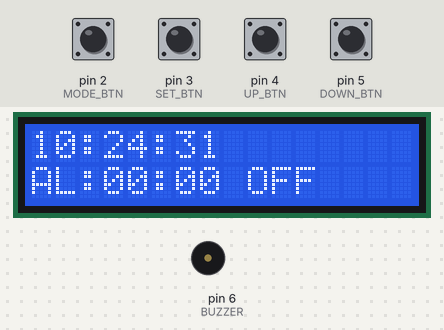
A sketch run on a simulated Arduino Uno, built with avr-gcc and run on an emulated ATmega328P. On the bench: 16×2 character LCD, buzzer (waves = sounding, pin HIGH). The inputs (shaded band) are chosen by the test bench; at power-on: pin 2 (MODE_BTN), pin 3 (SET_BTN) HIGH, pin 4 (UP_BTN), pin 5 (DOWN_BTN) LOW. The local clock reads 2024-03-15 10:24:30 at power-on unless the sketch sets it.

Above: at 1.2 s.
1.3 s: pin 2 (MODE_BTN) pulled LOW for 0.15 s
At 3.0 s:
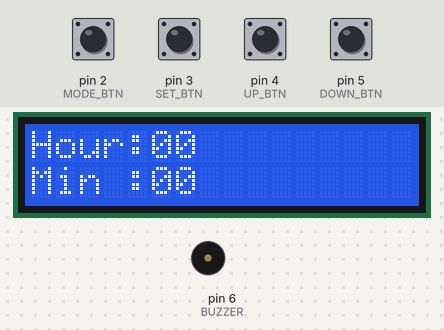
3.9 s: pin 4 (UP_BTN) pulled HIGH for 1 s
At 5.6 s:
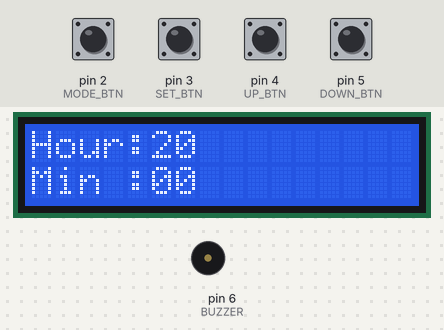
6.4 s: pin 5 (DOWN_BTN) pulled HIGH for 1 s
At 8.0 s:
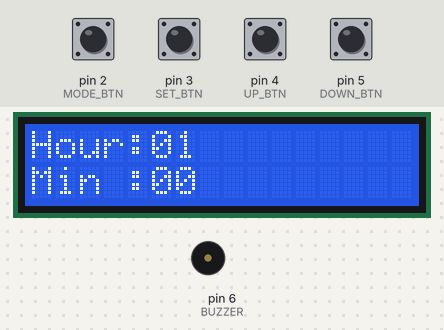
8.9 s: pin 5 (DOWN_BTN) pulled HIGH for 1 s
At 10.6 s:
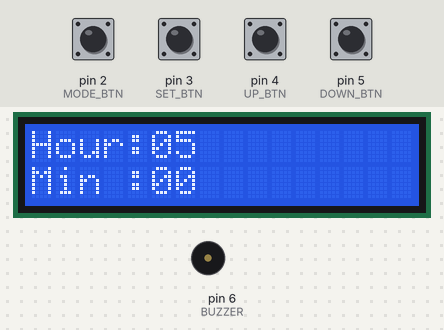
11.4 s: pin 3 (SET_BTN) pulsed LOW 2 times (0.12 s each, 0.3 s apart)
At 12.4 s:
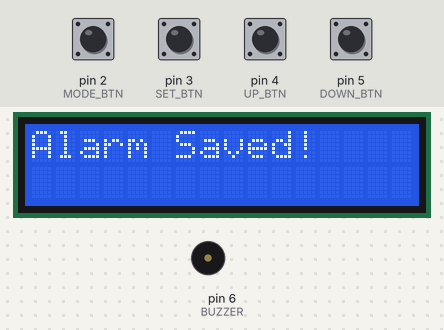
14.4 s: pin 2 (MODE_BTN) pulled LOW for 1 s
At 16.2 s:
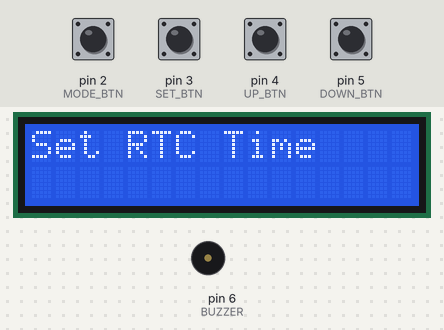
Timing chart, 0 to 17.7 s (numbered marks = the images above; inputs shaded):
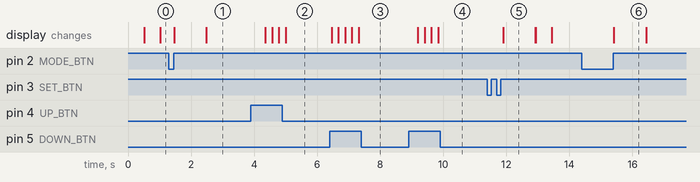

The sketch:

Bai3_2.ino
```cpp
#include <Wire.h>
#include <RTClib.h>
#include <LiquidCrystal_I2C.h>

LiquidCrystal_I2C lcd(0x27, 16, 2);
RTC_DS1307 rtc;

#define MODE_BTN 2
#define SET_BTN 3
#define UP_BTN 4
#define DOWN_BTN 5
#define BUZZER 6

// ====== BIẾN TOÀN CỤC ======
volatile bool modePressed = false;
volatile bool setPressed = false;
unsigned long modePressStartTime = 0; // Biến theo dõi thời gian nhấn giữ MODE

int mode = 0;               // 0: xem giờ, 1: cài báo thức, 2: cài thời gian
int subMode = 0;            // con trỏ trong quá trình cài
int alarmHour = 0, alarmMin = 0;
bool alarmOn = false;

unsigned long lastUpdate = 0;
bool isRinging = false;

// ====== HÀM NGẮT ======
void modeISR() {
  static unsigned long last = 0;
  if (millis() - last > 200) modePressed = true;
  last = millis();
}

void setISR() {
  static unsigned long last = 0;
  if (millis() - last > 200) setPressed = true;
  last = millis();
}

void setup()
{
  pinMode(BUZZER, OUTPUT);
  attachInterrupt(digitalPinToInterrupt(MODE_BTN), modeISR, FALLING);
  attachInterrupt(digitalPinToInterrupt(SET_BTN), setISR, FALLING);

  // put your setup code here, to run once:
  lcd.init();
  lcd.backlight();
  lcd.setCursor(0, 0);
  lcd.print("Line 1 test OK");
  lcd.setCursor(0, 1);
  lcd.print("Line 2 test OK");

  // Kiểm tra RTC
  if (!rtc.begin()) {
    lcd.print("RTC not found!");
  }

  // Nếu RTC chưa cài giờ, cài giờ theo thời gian máy tính
  if (!rtc.isrunning()) {
    lcd.clear();
    lcd.print("RTC adjust...");
    rtc.adjust(DateTime(F(__DATE__), F(__TIME__)));
    delay(2000);
  }

  lcd.clear();

}

// ====== HÀM HIỂN THỊ ======
void displayTime(DateTime now) {
  lcd.setCursor(0, 0);
  if (now.hour() < 10) lcd.print("0");
  lcd.print(now.hour());
  lcd.print(":");
  if (now.minute() < 10) lcd.print("0");
  lcd.print(now.minute());
  lcd.print(":");
  if (now.second() < 10) lcd.print("0");
  lcd.print(now.second());

  lcd.setCursor(0, 1);
  lcd.print("AL:");
  if (alarmHour < 10) lcd.print("0");
  lcd.print(alarmHour);
  lcd.print(":");
  if (alarmMin < 10) lcd.print("0");
  lcd.print(alarmMin);
  lcd.print(alarmOn ? " ON " : " OFF");
}

// ====== HÀM CÀI BÁO THỨC ======
void setAlarm() {
  lcd.clear();
  lcd.print("Set Alarm Time");
  delay(1000);
  lcd.clear();
  subMode = 0;

  while (true) {
    lcd.setCursor(0, 0);
    lcd.print("Hour:");
    if (alarmHour < 10) lcd.print("0");
    lcd.print(alarmHour);

    lcd.setCursor(0, 1);
    lcd.print("Min :");
    if (alarmMin < 10) lcd.print("0");
    lcd.print(alarmMin);

    if (digitalRead(UP_BTN) == LOW) {
      if (subMode == 0) alarmHour = (alarmHour + 1) % 24;
      else alarmMin = (alarmMin + 1) % 60;
      delay(200);
    }

    if (digitalRead(DOWN_BTN) == LOW) {
      if (subMode == 0) alarmHour = (alarmHour + 23) % 24;
      else alarmMin = (alarmMin + 59) % 60;
      delay(200);
    }

    if (setPressed) {
      setPressed = false;
      subMode++;
      if (subMode > 1) {
        lcd.clear();
        lcd.print("Alarm Saved!");
        delay(1000);
        lcd.clear();
        return;
      }
    }
  }
}

// ====== HÀM CÀI THỜI GIAN ======
void setTime() {
  lcd.clear();
  lcd.print("Set RTC Time");
  delay(1000);
  lcd.clear();

  DateTime now = rtc.now();
  int h = now.hour(), m = now.minute();

  subMode = 0;
  while (true) {
    lcd.setCursor(0, 0);
    lcd.print("Hour:");
    if (h < 10) lcd.print("0");
    lcd.print(h);

    lcd.setCursor(0, 1);
    lcd.print("Min :");
    if (m < 10) lcd.print("0");
    lcd.print(m);

    if (digitalRead(UP_BTN) == LOW) {
      if (subMode == 0) h = (h + 1) % 24;
      else m = (m + 1) % 60;
      delay(200);
    }

    if (digitalRead(DOWN_BTN) == LOW) {
      if (subMode == 0) h = (h + 23) % 24;
      else m = (m + 59) % 60;
      delay(200);
    }

    if (setPressed) {
      setPressed = false;
      subMode++;
      if (subMode > 1) {
        rtc.adjust(DateTime(now.year(), now.month(), now.day(), h, m, 0));
        lcd.clear();
        lcd.print("Time Updated!");
        delay(1000);
        lcd.clear();
        return;
      }
    }
  }
}

// ====== HÀM XỬ LÝ BÁO THỨC ======
void checkAlarm(DateTime now) {
  if (alarmOn && now.hour() == alarmHour && now.minute() == alarmMin && now.second() == 0) {
    isRinging = true;
  }

  if (isRinging) {
    tone(BUZZER, 1000);

    // Nếu nhấn nút SET hoặc MODE thì tắt báo thức
    if (setPressed || modePressed) {
      setPressed = false;
      modePressed = false;
      isRinging = false;
      noTone(BUZZER);
    }
  }
}

void loop() {
  DateTime now = rtc.now();

  // Cập nhật hiển thị mỗi 500ms
  if (millis() - lastUpdate > 500) {
    lastUpdate = millis();
    displayTime(now);
  }

  // Kiểm tra báo thức
  checkAlarm(now);

  // Xử lý nút MODE (chuyển chế độ)
  if (modePressed)
  {
    modePressed = false;
    modePressStartTime = millis();

    // Đợi người dùng thả nút
    while (digitalRead(MODE_BTN) == LOW);

    if (millis() - modePressStartTime > 2000)
    {
      alarmOn = !alarmOn;
      // EEPROM.write(2, alarmOn);
      lcd.clear();
      lcd.print(alarmOn ? "Alarm ON " : "Alarm OFF");
      delay(1000);
      lcd.clear();
      // while (digitalRead(MODE_BTN) == LOW);
    }
    else if (millis() - modePressStartTime < 2000)
    {
      mode++;
      if (mode > 2) mode = 0;

      switch (mode)
      {
        case 1: setAlarm(); break;
        case 2: setTime(); break;
        // default: lcd.clear(); break;
      }
    }
  }
}
```

Measured:
- after the input at 1.3 s, the display: first changes after 0.17 s (image 1 shows a later state)
- after the input at 3.9 s, the display: first changes after 0.46 s (image 2 shows a later state)
- after the input at 6.4 s, the display: first changes after 0.06 s (image 3 shows a later state)
- after the input at 8.9 s, the display: first changes after 0.29 s (image 4 shows a later state)
- after the input at 11.4 s, the display: changes after 0.51 s (image 5)
- after the input at 14.4 s, the display: changes after 1.0 s (image 6)
- what the display in image 5 shows lasts 1.0 s, from 11.9 s to 12.9 s
